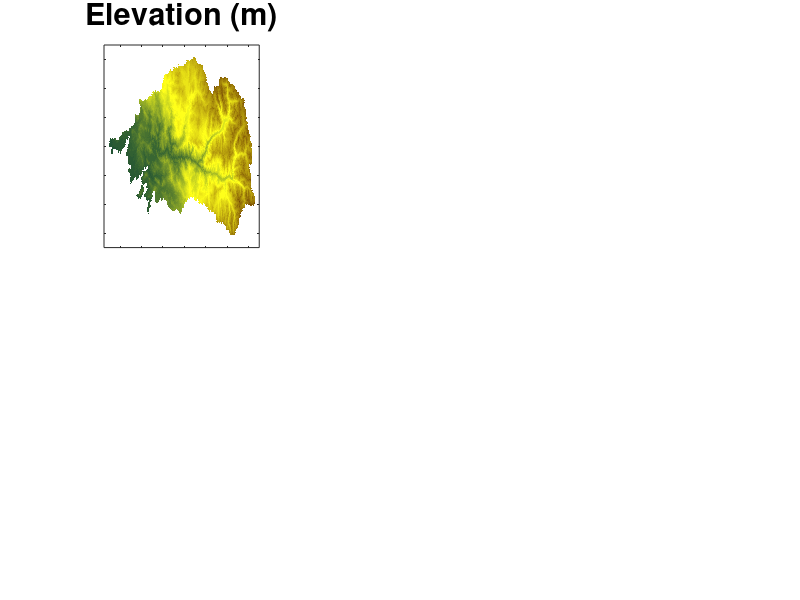

Reproduce this figure in MATLAB. (Note: this script raises an error after producing the figure.)
% IDRE workshop - Advanced Garphics with Matlab
% example 11 - colormaps

clc; clear;

% load data from Kings
load Kings.mat;
Snow = Snow/1000; % mm -> m
Snow(Snow<=0.5) = NaN;
crange_elev = [0 4400]; crange_snow = [0 2];

% load colormap
load Color_elev.dat; Color_elev = Color_elev/255;
load Color_snow.dat; Color_snow = Color_snow/255;

figure(1)
ax = subplot(2,3,1); % elev
pcolor(Lon,Lat,Elev); shading flat;
set(gca,'xlim',[-119.75 -118.30],'ylim',[36.55 37.25],'clim',crange_elev,'FontSize',14);
set(gca,'XTickLabel','','YTickLabel','');
title('Elevation (m)','FontSize',22);
colormap(ax,Color_elev);
axp = get(ax,'Position');
cb = colorbar('horiz');set(cb,'Position',[axp(1) axp(2)-0.03 axp(3) 0.02]);
clear ax axp cb;

ax = subplot(2,3,2); % snow
pcolor(Lon,Lat,Snow); shading flat;
set(gca,'xlim',[-119.75 -118.30],'ylim',[36.55 37.25],'clim',crange_snow,'FontSize',14);
set(gca,'XTickLabel','','YTickLabel','');
title('Snow depth (m)','FontSize',22);
colormap(ax,Color_snow); 
axp = get(ax,'Position');
cb = colorbar('horiz');set(cb,'Position',[axp(1) axp(2)-0.03 axp(3) 0.02]);
clear ax axp cb;
 
% combine two axes
ax1 = subplot(2,3,4);
pcolor(Lon,Lat,Elev); shading flat; % elev
set(gca,'xlim',[-119.75 -118.30],'ylim',[36.55 37.25],'clim',crange_elev,'FontSize',14);
set(gca,'XTickLabel','','YTickLabel','');
title('Combined colormaps','FontSize',22);
ax1_pos = get(ax1,'Position');
ax2 = axes;
pcolor(Lon,Lat,Snow); shading flat; % snow
set(gca,'xlim',[-119.75 -118.30],'ylim',[36.55 37.25],'XTick','','YTick','','clim',crange_snow); 
linkaxes([ax1 ax2]); % link two axes
set(ax2,'Color','none','Visible','off'); 
colormap(ax1,Color_elev); colormap(ax2,Color_snow);
set([ax1,ax2],'Position',ax1_pos);

